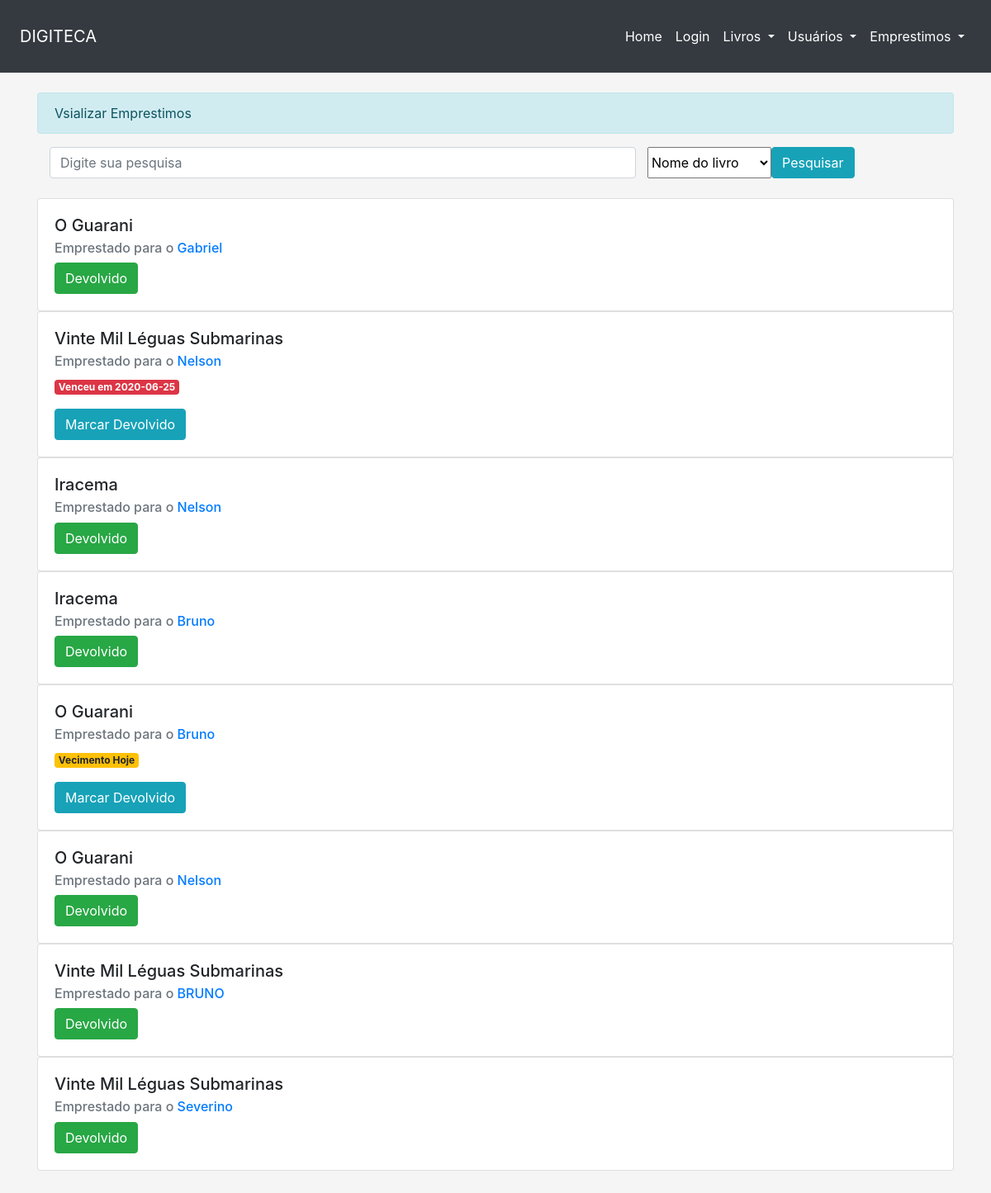
The app's page /visEmprestimos.php (signed in), older data.
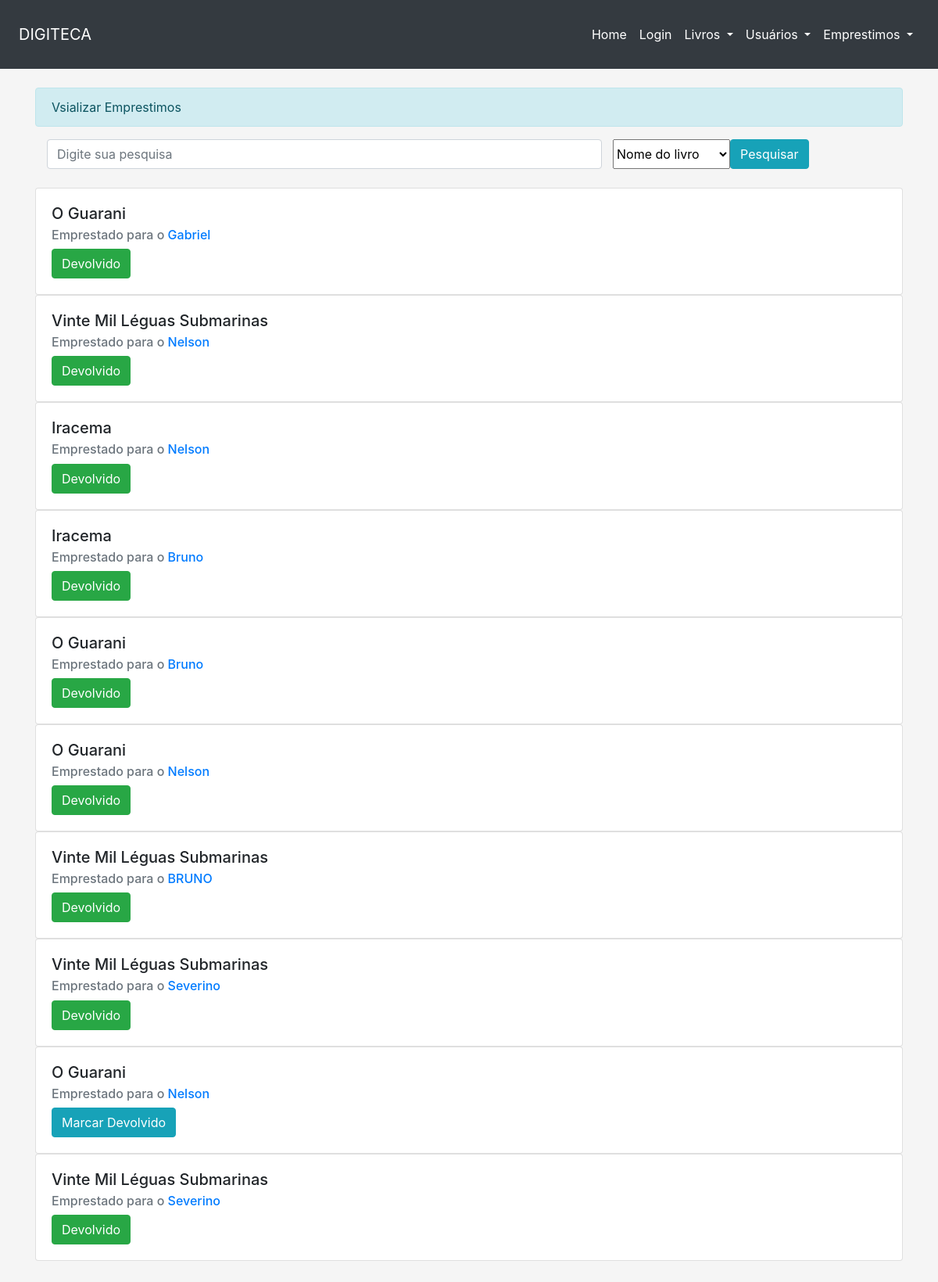
The same page, newer data.
### tables this page shows
CREATE TABLE `EMPRESTIMO` (
  `ID` int(11) NOT NULL,
  `LIVRO_ISBN` varchar(13) DEFAULT NULL,
  `CPF_PESSOA` varchar(11) DEFAULT NULL,
  `DATA_EMPRESTADO` date DEFAULT NULL,
  `TEMPO_EMPRESTIMO` int(11) DEFAULT NULL,
  `STATUS_LIVRO` varchar(15) DEFAULT NULL
);

CREATE TABLE `LIVROS` (
  `ISBN` varchar(13) NOT NULL,
  `AUTOR` varchar(50) DEFAULT NULL,
  `TITULO` varchar(100) DEFAULT NULL,
  `DESCRICAO` varchar(1000) DEFAULT NULL,
  `GENERO` varchar(20) DEFAULT NULL,
  `UNIDADES_DISPONIVEIS` int(11) DEFAULT NULL,
  `EDITORA` varchar(50) DEFAULT NULL,
  `ANO_PUBLICACAO` date DEFAULT NULL
);

CREATE TABLE `USUARIOS` (
  `CPF` varchar(11) NOT NULL,
  `NOME` varchar(100) DEFAULT NULL,
  `SOBRENOME` varchar(100) DEFAULT NULL,
  `EMAIL` varchar(100) DEFAULT NULL,
  `TELEFONE` varchar(14) DEFAULT NULL,
  `DATA_NASCIMENTO` date DEFAULT NULL
);

### recursos.php (called while the page is built)
 <?php
	function obter_data_dd_mm_yyyy(){
		$today = getdate();
		$dia = $today['mday'];
		$mes = $today['mon'];
		$ano = $today['year'];
        if ($dia < 10){
        	$dia = "0$dia";
        }
        if ($mes < 10){
        	$mes = "0$mes";
        }
        $dia = strval($dia);
        $mes = strval($mes);
        $ano = strval($ano);
		return "$ano$mes$dia" ;
	}
?>

### visEmprestimos.php (the view, shortened to what this page needs)
<?php include('layout/navbar.php'); ?>
<?php include("recursos.php"); ?>
<div class="container mx-auto mt-4">
   <div class="alert alert-info" role="alert">Vsializar Emprestimos</div>
        <form id="search-form" name="pesquisa" action="visEmprestimos.php" method="get">
            <div class="input-group">
                <div class="input-group-prepend col-md-8">
                    <input type="text" name="search" class="form-control" placeholder="Digite sua pesquisa" aria-describedby="basic-addon2">
                </div>
                <select name="tipobusca" class="">
                    <option value="Nome do livro">Nome do livro</option>
                </select>
                <button type="submit" class="btn btn-info">Pesquisar</button>
            </div>
        </form>
   <div class="form-group">
      <?php
         require_once("conexao/conexao.php");
         if (isset($_GET["search"]) == false){
             $select = $conexao->query("SELECT EMPRESTIMO.ID, EMPRESTIMO.STATUS_LIVRO, USUARIOS.NOME, EMPRESTIMO.DATA_EMPRESTADO, EMPRESTIMO.TEMPO_EMPRESTIMO, LIVROS.TITULO
                 FROM EMPRESTIMO
                 INNER JOIN LIVROS
                 ON EMPRESTIMO.LIVRO_ISBN = LIVROS.ISBN
                 INNER JOIN USUARIOS
                 ON EMPRESTIMO.CPF_PESSOA = USUARIOS.CPF
                 GROUP BY EMPRESTIMO.DATA_EMPRESTADO");
        }
        $resultado = $select->fetchAll();
        if($resultado)
        {
            foreach ($resultado as $linha)
            {
            ?>
              <div class="card">
                 <div class="card-body">
                    <h5 class="card-title"><?php echo $linha["TITULO"];?></h5>
                    <h6 class="card-subtitle mb-2 text-muted">Emprestado para o <a href="#"><?php echo $linha["NOME"]; ?></a></h6>
                    <?php
                       $DATA = $linha["DATA_EMPRESTADO"];
                       $TEMPO_EMPRESTIMO = $linha["TEMPO_EMPRESTIMO"];
                       $DATA_VENCIMENTO = date('Ymd', strtotime($DATA. " + $TEMPO_EMPRESTIMO days"));
                       if ($linha["STATUS_LIVRO"] == "NÃO DEVOLVIDO") {
                        if ($DATA_VENCIMENTO < obter_data_dd_mm_yyyy()){
                          echo("<p class=\"card-text\"><span class=\"badge badge-danger\">Venceu em $DATA</span></p>");
                        } else if  ($DATA_VENCIMENTO == obter_data_dd_mm_yyyy()){
                            echo("<p class=\"card-text\"><span class=\"badge badge-warning\">Vecimento Hoje</span></p>");
                        }
                       }
                       $ID = $linha["ID"];
                       if ($linha["STATUS_LIVRO"] == "DEVOLVIDO") {
                            $texto_botao = "Devolvido";
                            $tipo_botao = "success";
                            $link_botao = "cadEmprestimosMarcarPendenciaBD.php";
                        }
                        else
                        {
                            $texto_botao = "Marcar Devolvido";
                            $tipo_botao = "info";
                            $link_botao = "cadEmprestimosDevolverBD.php";
                        }
                        echo( "
                           <form name=\"pendencia\" action=\"$link_botao\" method=\"post\">
                              <input type=\"hidden\" name=\"txtIDEMPRESTIMO\" value=\"$ID\">
                              <button type=\"submit\" class=\"btn btn-$tipo_botao\">$texto_botao</button>
                           </form>
                       ");
                    ?>
                 </div>
              </div>
            <?php
                }
            } else {
                echo("<div class=\"alert alert-secondary\" role=\"alert\">Nenhum resultado</div>");
            }
            ?>
   </div>
</div>

### layout/navbar.php (shortened to what this page needs)
<nav class="navbar navbar-expand-lg navbar-dark bg-dark p-4">
    <a class="navbar-brand" id="digiteca" href="#">DIGITECA</a>
    <div class="collapse navbar-collapse" id="navbarSupportedContent">
        <ul class="navbar-nav ml-auto">
            <li class="nav-item active">
                <a class="nav-link" href="home.php">Home</a>
            </li>
             <li class="nav-item active">
                <a class="nav-link" href="index.php">Login</a>
            </li>
            <li class="nav-item dropdown active" >
                <a class="nav-link dropdown-toggle" href="#" id="navbarDropdown" role="button" data-toggle="dropdown" aria-haspopup="true" aria-expanded="false">
                    Livros
                </a>
            </li>
            <li class="nav-item dropdown active" >
                <a class="nav-link dropdown-toggle" href="#" id="navbarDropdown" role="button" data-toggle="dropdown" aria-haspopup="true" aria-expanded="false">
                    Usuários
                </a>
            </li>
            <li class="nav-item dropdown active" >
                <a class="nav-link dropdown-toggle" href="#" id="navbarDropdown" role="button" data-toggle="dropdown" aria-haspopup="true" aria-expanded="false">
                    Emprestimos
                </a>
            </li>
        </ul>
    </div>
</nav>

### assets/css/main.app.css (style rules this page uses)
html, body { margin: 0; padding: 0; height: 100%; }

### assets/css/floating-label.css (style rules this page uses)
html, body { margin: 0; padding: 0; height: 100%; }
body { width: 100%; display: table; align-items: center; padding-bottom: 40px; background-color: #f5f5f5; }

Row changes from the older to the newer data that the page shows:
changed emprestimo (number 2 of 10 on the later page): STATUS_LIVRO "Marcar Devolvido" → "Devolvido"; DATA_EMPRESTADO "2020-06-25" → (not shown)
changed emprestimo (number 5 of 10 on the later page): STATUS_LIVRO "Marcar Devolvido" → "Devolvido"; no longer shows "Vecimento Hoje"
added emprestimo: LIVRO_ISBN.TITULO "O Guarani", CPF_PESSOA.NOME "Nelson", STATUS_LIVRO "Marcar Devolvido"
added emprestimo: LIVRO_ISBN.TITULO "Vinte Mil Léguas Submarinas", CPF_PESSOA.NOME "Severino", STATUS_LIVRO "Devolvido"
